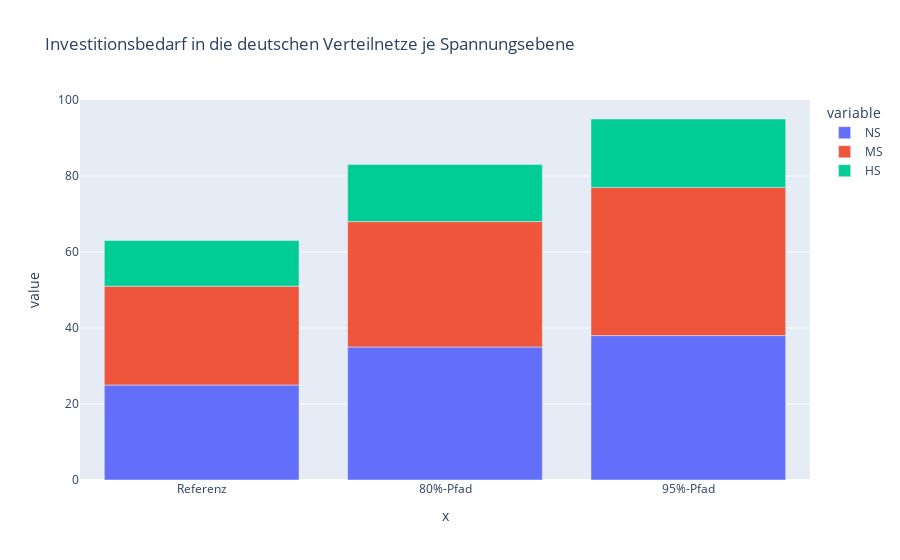

The cell this chart's notebook holds for it:
### Code cell
fig = px.bar(
    df_DS_CAPEX.loc['BCG'],
    x=df_DS_CAPEX.loc['BCG'].index.get_level_values(0),
    y=["NS", "MS", "HS"],
    title="Investitionsbedarf in die deutschen Verteilnetze je Spannungsebene")

fig.show()

### Figure 1 — Plotly figure (JSON) as saved in the notebook; plotly's stock layout.template omitted (floating-point values rounded to 4 significant figures)
{"data": [{"alignmentgroup": "True", "hovertemplate": "variable=NS<br>x=%{x}<br>value=%{y}<extra></extra>", "legendgroup": "NS", "marker": {"color": "#636efa"}, "name": "NS", "offsetgroup": "NS", "orientation": "v", "showlegend": true, "textposition": "auto", "type": "bar", "x": ["Referenz", "80%-Pfad", "95%-Pfad"], "xaxis": "x", "y": [25, 35, 38], "yaxis": "y"}, {"alignmentgroup": "True", "hovertemplate": "variable=MS<br>x=%{x}<br>value=%{y}<extra></extra>", "legendgroup": "MS", "marker": {"color": "#EF553B"}, "name": "MS", "offsetgroup": "MS", "orientation": "v", "showlegend": true, "textposition": "auto", "type": "bar", "x": ["Referenz", "80%-Pfad", "95%-Pfad"], "xaxis": "x", "y": [26, 33, 39], "yaxis": "y"}, {"alignmentgroup": "True", "hovertemplate": "variable=HS<br>x=%{x}<br>value=%{y}<extra></extra>", "legendgroup": "HS", "marker": {"color": "#00cc96"}, "name": "HS", "offsetgroup": "HS", "orientation": "v", "showlegend": true, "textposition": "auto", "type": "bar", "x": ["Referenz", "80%-Pfad", "95%-Pfad"], "xaxis": "x", "y": [12, 15, 18], "yaxis": "y"}], "layout": {"barmode": "relative", "legend": {"title": {"text": "variable"}, "tracegroupgap": 0}, "title": {"text": "Investitionsbedarf in die deutschen Verteilnetze je Spannungsebene"}, "xaxis": {"anchor": "y", "domain": [0, 1], "title": {"text": "x"}}, "yaxis": {"anchor": "x", "domain": [0, 1], "title": {"text": "value"}}}}
